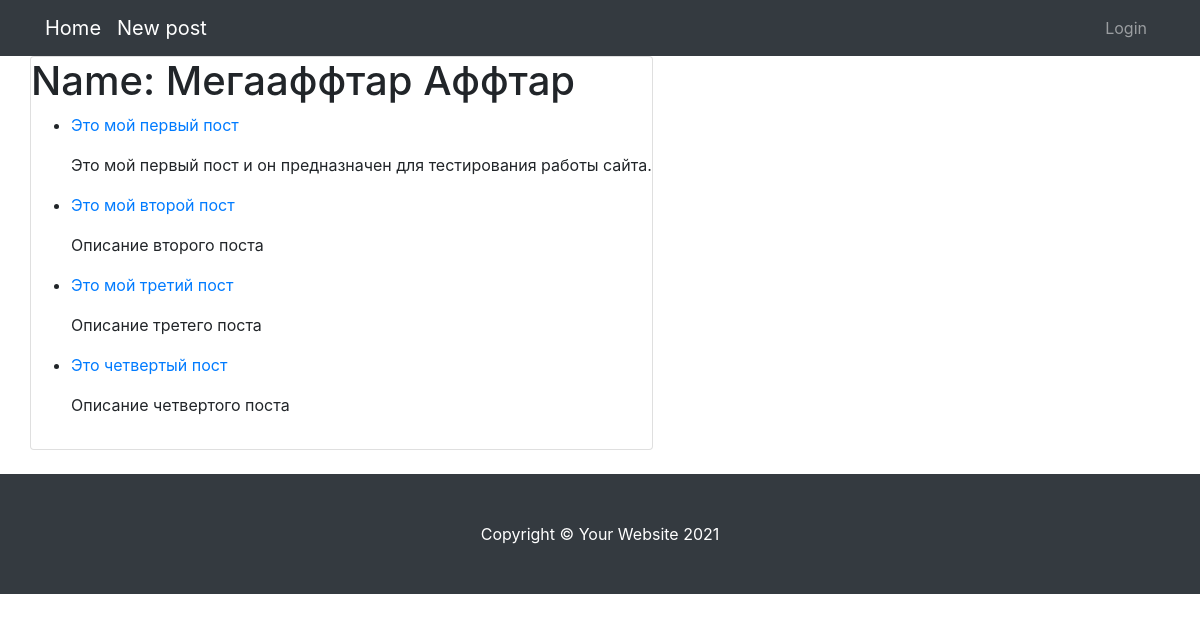
Page /author/1 on the committed database.
### website/models.py (models this page shows, shortened)
class Author(models.Model):
    user = models.OneToOneField(User, on_delete=models.CASCADE)
    first_name = models.CharField(max_length=100, null=False, blank=False, verbose_name='Имя')
    last_name = models.CharField(max_length=100, null=False, blank=False, verbose_name='Фамилия')
    login = models.CharField(max_length=100, null=False, blank=False, verbose_name='Логин')
    image = models.ImageField(upload_to='author/', null=False)

class Post(models.Model):
    title = models.CharField(max_length=100, null=False, blank=False, verbose_name="Название")
    description = models.TextField(null=False, blank=False, verbose_name='Описание')
    created_at = models.DateTimeField(auto_now_add=True, null=False, verbose_name='Создан')
    updated_at = models.DateTimeField(auto_now=True, null=False, verbose_name='Обновлен')
    published = models.BooleanField(null=False, verbose_name='Опубликован')
    author = models.ForeignKey(Author, null=False, on_delete=models.PROTECT, verbose_name='Автор')
    category = models.ForeignKey(Category, null=False, on_delete=models.PROTECT, verbose_name='Категории')
    tags = models.ManyToManyField(Tag, verbose_name='Теги')
    image = models.ImageField(upload_to='post/', null=False)
    def get_absolute_url(self):
        return reverse('post-detail', args=[str(self.id)])

### website/views.py (the view)
# urls.py: url(r'^author/(?P<pk>\d+)$', views.AuthorDetailView.as_view(), name='author-detail'),
class AuthorDetailView(DetailView):
    model = Author
    paginate_by = 10
    def get_context_data(self, **kwargs):
        content = super(AuthorDetailView, self).get_context_data(**kwargs)
        content['all_post_author'] = Post.objects.filter(author=content['author']).order_by('created_at')
        return content

### templates/website/author_detail.html
{% extends "layout.html" %}
{% block content %}
    <div class="card mb-4">
        <h1>Name: {{ author.last_name }} {{ author.first_name }}</h1>
        {% if all_post_author %}
            <ul>
                {% for post in all_post_author %}
                    <li>
                        <p><a href="{{ post.get_absolute_url }}">{{ post.title }}</a></p>
                        <p>{{ post.description }}</p>
                    </li>
                {% endfor %}
            </ul>
        {% else %}
            <p>There are no post.</p>
        {% endif %}
    </div>
{% endblock %}

### rows in the picture
Author: last_name "Мегааффтар", first_name "Аффтар"
Post: title "Это мой первый пост", description "Это мой первый пост и он предназначен для тестирования работы сайта."
Post: title "Это мой второй пост", description "Описание второго поста"
Post: title "Это мой третий пост", description "Описание третего поста"
Post: title "Это четвертый пост", description "Описание четвертого поста"
